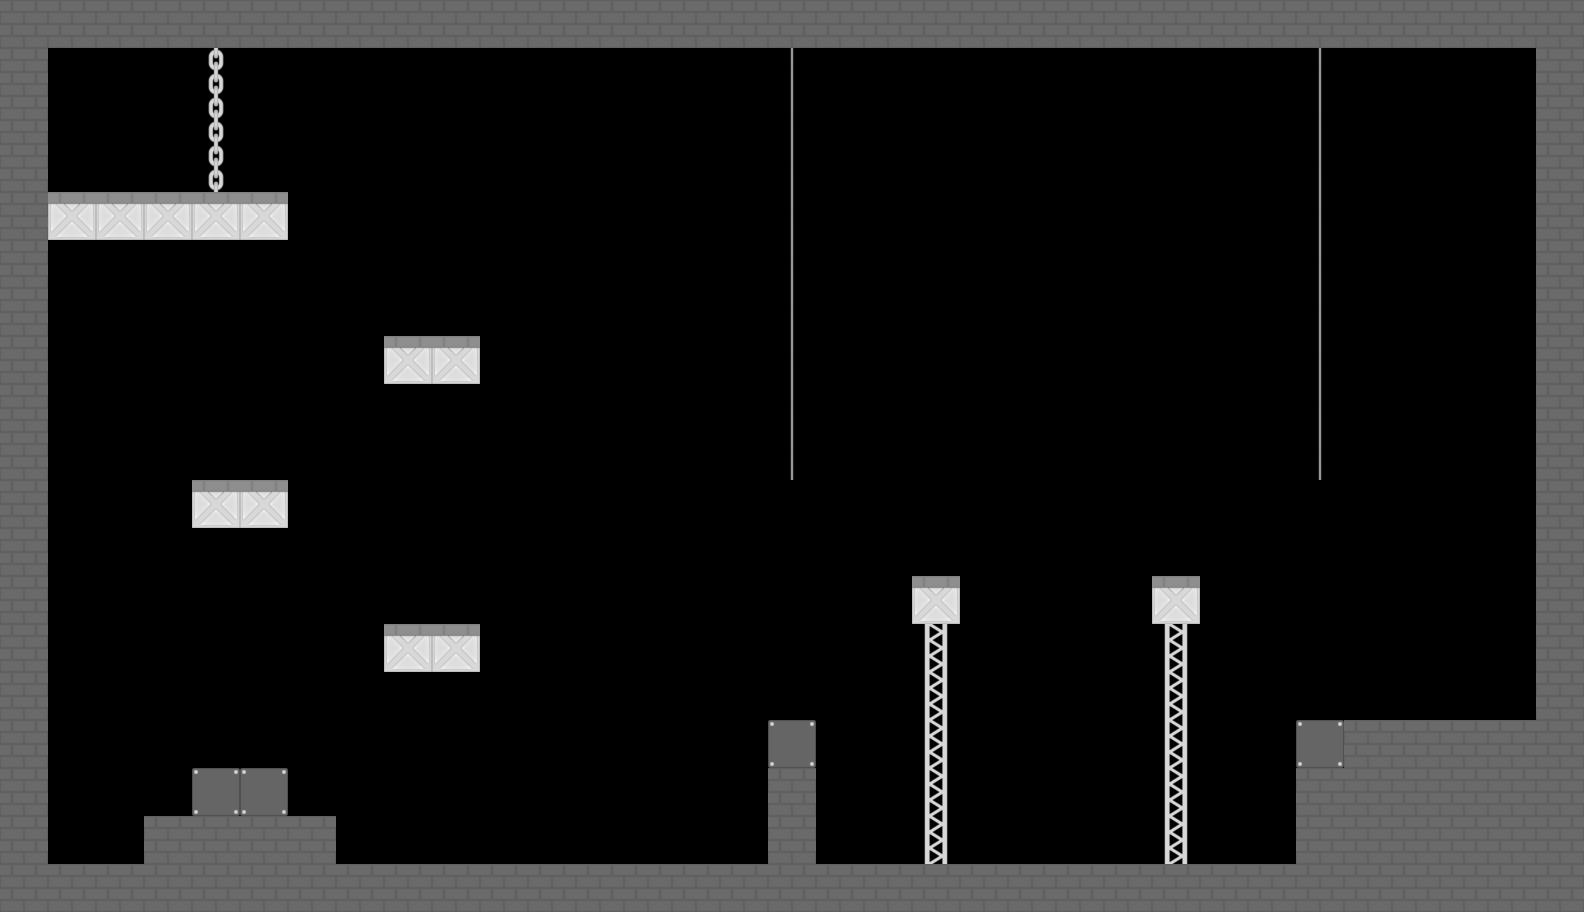

A level layout from a 2D game, rendered from its tile map. Below: a short description, then the map file with its tile-grid data intact:
An orthogonal 33x19 tile map with 48x48 px tiles, 1 tile layer (Tile Layer 1), 2 tilesets.

<map version="1.0" tiledversion="1.1.5" orientation="orthogonal" renderorder="right-down" width="33" height="19" tilewidth="48" tileheight="48" infinite="0" nextobjectid="1">
 <tileset firstgid="1" source="diffuse.tsx" />
 <tileset firstgid="12" source="normal.tsx" />
 <layer name="Tile Layer 1" width="33" height="19">
  <data encoding="csv">
1,1,1,1,1,1,1,1,1,1,1,1,1,1,1,1,1,1,1,1,1,1,1,1,1,1,1,1,1,1,1,1,1,
1,0,0,0,11,0,0,0,0,0,0,0,0,0,0,0,9,0,0,0,0,0,0,0,0,0,0,9,0,0,0,0,1,
1,0,0,0,11,0,0,0,0,0,0,0,0,0,0,0,9,0,0,0,0,0,0,0,0,0,0,9,0,0,0,0,1,
1,0,0,0,11,0,0,0,0,0,0,0,0,0,0,0,9,0,0,0,0,0,0,0,0,0,0,9,0,0,0,0,1,
1,4,4,4,4,4,0,0,0,0,0,0,0,0,0,0,9,0,0,0,0,0,0,0,0,0,0,9,0,0,0,0,1,
1,0,0,0,0,0,0,0,0,0,0,0,0,0,0,0,9,0,0,0,0,0,0,0,0,0,0,9,0,0,0,0,1,
1,0,0,0,0,0,0,0,0,0,0,0,0,0,0,0,9,0,0,0,0,0,0,0,0,0,0,9,0,0,0,0,1,
1,0,0,0,0,0,0,0,4,4,0,0,0,0,0,0,9,0,0,0,0,0,0,0,0,0,0,9,0,0,0,0,1,
1,0,0,0,0,0,0,0,0,0,0,0,0,0,0,0,9,0,0,0,0,0,0,0,0,0,0,9,0,0,0,0,1,
1,0,0,0,0,0,0,0,0,0,0,0,0,0,0,0,9,0,0,0,0,0,0,0,0,0,0,9,0,0,0,0,1,
1,0,0,0,4,4,0,0,0,0,0,0,0,0,0,0,0,0,0,0,0,0,0,0,0,0,0,0,0,0,0,0,1,
1,0,0,0,0,0,0,0,0,0,0,0,0,0,0,0,0,0,0,0,0,0,0,0,0,0,0,0,0,0,0,0,1,
1,0,0,0,0,0,0,0,0,0,0,0,0,0,0,0,0,0,0,4,0,0,0,0,4,0,0,0,0,0,0,0,1,
1,0,0,0,0,0,0,0,4,4,0,0,0,0,0,0,0,0,0,6,0,0,0,0,6,0,0,0,0,0,0,0,1,
1,0,0,0,0,0,0,0,0,0,0,0,0,0,0,0,0,0,0,6,0,0,0,0,6,0,0,0,0,0,0,0,1,
1,0,0,0,0,0,0,0,0,0,0,0,0,0,0,0,5,0,0,6,0,0,0,0,6,0,0,5,1,1,1,1,1,
1,0,0,0,5,5,0,0,0,0,0,0,0,0,0,0,1,0,0,6,0,0,0,0,6,0,0,1,1,1,1,1,1,
1,0,0,1,1,1,1,0,0,0,0,0,0,0,0,0,1,0,0,6,0,0,0,0,6,0,0,1,1,1,1,1,1,
1,1,1,1,1,1,1,1,1,1,1,1,1,1,1,1,1,1,1,1,1,1,1,1,1,1,1,1,1,1,1,1,1
</data>
 </layer>
</map>
